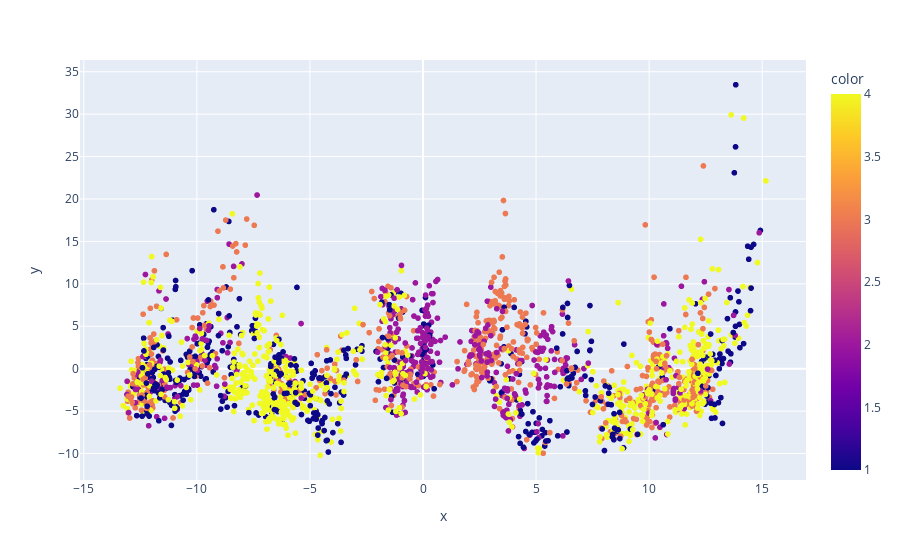

Source (notebook cell):
### Code cell
pca = KernelPCA(n_components=4, kernel='linear').fit_transform(training_data)
fig = px.scatter(x=pca[:, 0], y=pca[:, 1], color=y)
fig.show()

### Figure 1 — Plotly figure (JSON) as saved in the notebook; plotly's stock layout.template omitted (floating-point values rounded to 4 significant figures; data arrays with more than 128 entries replaced by an {"elided": "..."} marker saying what was removed)
{"data": [{"hovertemplate": "x=%{x}<br>y=%{y}<br>color=%{marker.color}<extra></extra>", "legendgroup": "", "marker": {"color": {"elided": "2282 float values"}, "coloraxis": "coloraxis", "symbol": "circle"}, "mode": "markers", "name": "", "showlegend": false, "x": {"elided": "2282 float values"}, "xaxis": "x", "y": {"elided": "2282 float values"}, "yaxis": "y", "type": "scattergl"}], "layout": {"xaxis": {"anchor": "y", "domain": [0.0, 1.0], "title": {"text": "x"}}, "yaxis": {"anchor": "x", "domain": [0.0, 1.0], "title": {"text": "y"}}, "coloraxis": {"colorbar": {"title": {"text": "color"}}, "colorscale": [[0.0, "#0d0887"], [0.1111, "#46039f"], [0.2222, "#7201a8"], [0.3333, "#9c179e"], [0.4444, "#bd3786"], [0.5556, "#d8576b"], [0.6667, "#ed7953"], [0.7778, "#fb9f3a"], [0.8889, "#fdca26"], [1.0, "#f0f921"]]}, "legend": {"tracegroupgap": 0}, "margin": {"t": 60}}}
